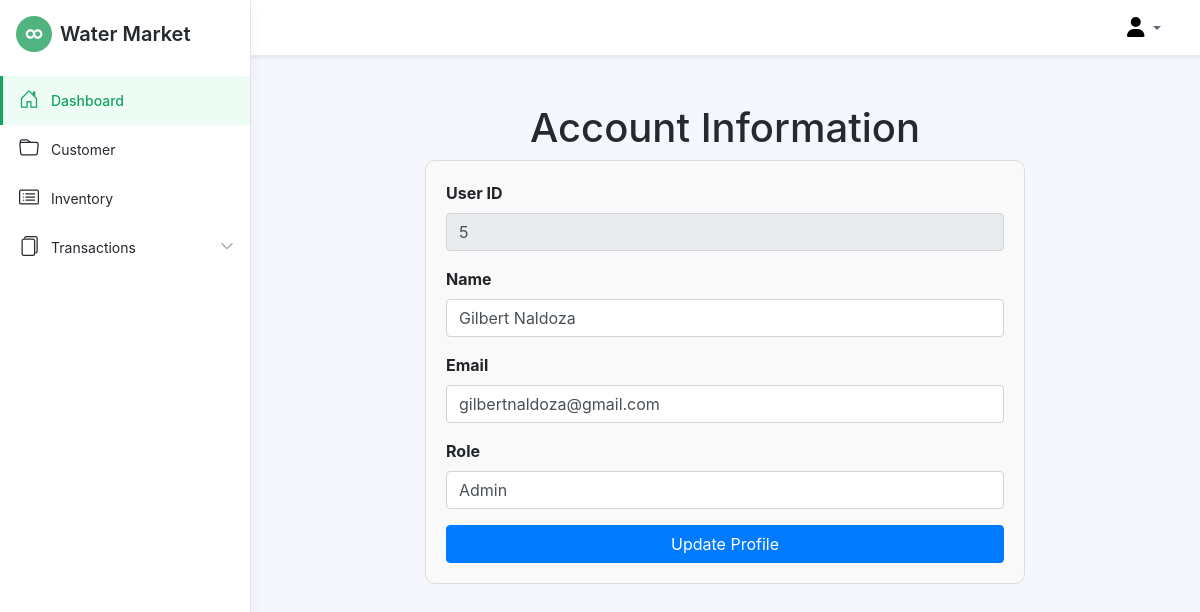
The page /account.php (signed in) on the database its author committed.
### tables this page shows
CREATE TABLE `users` (
  `user_id` int(11) NOT NULL,
  `name` varchar(100) NOT NULL,
  `email` varchar(100) NOT NULL,
  `password` varchar(255) NOT NULL,
  `role` varchar(50) NOT NULL DEFAULT 'admin'
);

### account.php (the view, shortened to what this page needs)
<?php
include('config.php');
$userId = $_SESSION['user_id'];
try {
    $stmt = $conn->prepare('SELECT user_id, name, email, role FROM users WHERE user_id = :user_id');
    $stmt->bindParam(':user_id', $userId);
    $stmt->execute();
    $user = $stmt->fetch(PDO::FETCH_ASSOC);
} catch (PDOException $e) {
    echo 'Error: ' . $e->getMessage();
}
?>
<!DOCTYPE html>
<html lang="en">
<head>
    <link id="theme-style" rel="stylesheet" href="assets/css/portal.css">
    <link href="https://stackpath.bootstrapcdn.com/bootstrap/4.5.2/css/bootstrap.min.css" rel="stylesheet">
</head>
<body class="app">
    <header class="app-header fixed-top">
        <?php include('navbar.php'); ?>
        <?php include('sidebar.php'); ?>
    </header>
    <div class="app-wrapper">
        <div class="container">
            <h1 class="text-center mt-5">Account Information</h1>
            <div class="profile-form">
                <form method="POST" action="update_account.php">
                    <div class="form-group">
                        <label for="userId">User ID</label>
                        <input type="text" class="form-control" id="userId" name="userId" value="<?php echo htmlspecialchars($user['user_id']); ?>" readonly>
                    </div>
                    <div class="form-group">
                        <label for="name">Name</label>
                        <input type="text" class="form-control" id="name" name="name" value="<?php echo htmlspecialchars($user['name']); ?>">
                    </div>
                    <div class="form-group">
                        <label for="email">Email</label>
                        <input type="email" class="form-control" id="email" name="email" value="<?php echo htmlspecialchars($user['email']); ?>">
                    </div>
                    <div class="form-group">
                        <label for="role">Role</label>
                        <select class="form-control" id="role" name="role">
                            <option value="admin" <?php echo $user['role'] == 'admin' ? 'selected' : ''; ?>>Admin</option>
                        </select>
                    </div>
                    <button type="submit" class="btn btn-primary btn-block">Update Profile</button>
                </form>
            </div>
        </div>
    </div>
</body>
</html>

### account.php (style rules this page uses)
.profile-form { max-width: 600px; margin: 0 auto; padding: 20px; border: 1px solid #ddd; border-radius: 10px; background-color: #f9f9f9; }
.form-group label { font-weight: bold; }

### rows shown on the page
users: userId "5", name "Gilbert Naldoza", email "gilbertnaldoza@gmail.com", role "Admin"
